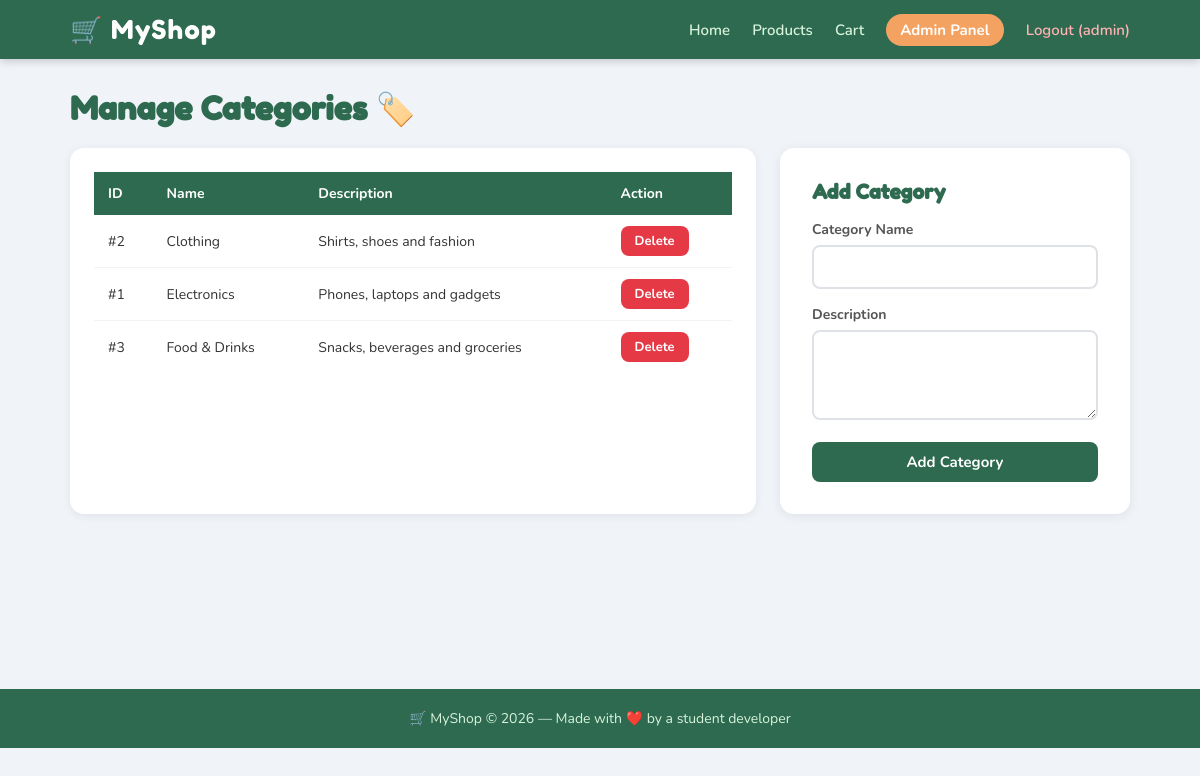
/admin/manage_categories.php (signed in), run on the app's committed database.
### tables this page shows
CREATE TABLE IF NOT EXISTS category (
    id INT AUTO_INCREMENT PRIMARY KEY,
    name VARCHAR(100) NOT NULL,
    description TEXT,
    created_at TIMESTAMP DEFAULT CURRENT_TIMESTAMP
);

### includes/auth.php (called while the page is built, shortened)
<?php
function isLoggedIn() {
    return isset($_SESSION['user_id']);
}
function isAdmin() {
    return isset($_SESSION['role']) && $_SESSION['role'] === 'admin';
}
?>

### admin/manage_categories.php (the view, shortened to what this page needs)
<?php
require_once __DIR__ . '/../includes/header.php';
$categories = mysqli_query($conn, "SELECT * FROM category ORDER BY name");
?>
<h2 class="page-title">Manage Categories 🏷️</h2>
<div style="display:grid;grid-template-columns:1fr 350px;gap:24px;flex-wrap:wrap;">
    <div class="table-box">
        <table>
            <thead><tr><th>ID</th><th>Name</th><th>Description</th><th>Action</th></tr></thead>
            <tbody>
            <?php if (mysqli_num_rows($categories) > 0): ?>
                <?php while ($cat = mysqli_fetch_assoc($categories)): ?>
                <tr>
                    <td>#<?= $cat['id'] ?></td>
                    <td><?= htmlspecialchars($cat['name']) ?></td>
                    <td><?= htmlspecialchars($cat['description']) ?></td>
                    <td><a href="manage_categories.php?delete=<?= $cat['id'] ?>" class="btn btn-danger btn-sm" onclick="return confirmDelete('Delete this category?')">Delete</a></td>
                </tr>
                <?php endwhile; ?>
            <?php else: ?>
                <tr><td colspan="4" style="text-align:center;color:#aaa;">No categories yet.</td></tr>
            <?php endif; ?>
            </tbody>
        </table>
    </div>
    <div class="form-box" style="margin:0;max-width:none;">
        <h3 style="font-family:'Fredoka One',cursive;color:#2d6a4f;font-size:20px;margin-bottom:16px;">Add Category</h3>
        <form method="POST">
            <div class="form-group"><label>Category Name</label><input type="text" name="name" required></div>
            <div class="form-group"><label>Description</label><textarea name="description"></textarea></div>
            <button type="submit" class="btn btn-primary" style="width:100%">Add Category</button>
        </form>
    </div>
</div>
<?php require_once __DIR__ . '/../includes/footer.php'; ?>

### includes/header.php (shortened to what this page needs)
<?php
require_once __DIR__ . '/../includes/auth.php';
?>
<!DOCTYPE html>
<html lang="en">
<head>
    <link rel="stylesheet" href="/ecommerce/assets/css/style.css">
</head>
<body>
<nav class="navbar">
    <div class="nav-container">
        <a href="/ecommerce/index.php" class="nav-logo">🛒 MyShop</a>
        <div class="nav-links">
            <a href="/ecommerce/index.php">Home</a>
            <a href="/ecommerce/pages/products.php">Products</a>
            <?php if (isLoggedIn()): ?>
                <a href="/ecommerce/pages/cart.php">Cart
                </a>
                <?php if (isAdmin()): ?>
                    <a href="/ecommerce/admin/dashboard.php" class="btn-nav-admin">Admin Panel</a>
                <?php endif; ?>
                <a href="/ecommerce/pages/logout.php" class="btn-nav-logout">Logout (<?= $_SESSION['username'] ?>)</a>
            <?php else: ?>
                <a href="/ecommerce/pages/login.php">Login</a>
                <a href="/ecommerce/pages/register.php" class="btn-nav-register">Register</a>
            <?php endif; ?>
        </div>
    </div>
</nav>
<div class="main-content">

### includes/footer.php (shortened to what this page needs)
</div>
<footer class="footer">
    <p>🛒 MyShop &copy; <?= date('Y') ?> — Made with ❤️ by a student developer</p>
</footer>
</body>
</html>

### assets/css/style.css (style rules this page uses)
* { margin: 0; padding: 0; box-sizing: border-box; }
body { font-family: 'Nunito', sans-serif; background-color: #f0f4f8; color: #333; }
.navbar { background-color: #2d6a4f; padding: 14px 0; box-shadow: 0 2px 8px rgba(0,0,0,0.2); }
.nav-container { max-width: 1100px; margin: 0 auto; padding: 0 20px; display: flex; justify-content: space-between; align-items: center; }
.nav-logo { font-family: 'Fredoka One', cursive; font-size: 26px; color: #fff; text-decoration: none; letter-spacing: 1px; }
.nav-links a { color: #d8f3dc; text-decoration: none; margin-left: 18px; font-weight: 600; font-size: 15px; transition: color 0.2s; }
.btn-nav-admin { background: #f4a261; color: #fff !important; padding: 6px 14px; border-radius: 20px; font-weight: 700 !important; }
.btn-nav-logout { color: #ffb3b3 !important; }
.main-content { max-width: 1100px; margin: 30px auto; padding: 0 20px; min-height: 70vh; }
.btn { display: inline-block; padding: 10px 22px; border-radius: 8px; border: none; cursor: pointer; font-size: 15px; font-family: 'Nunito', sans-serif; font-weight: 700; text-decoration: none; transition: transform 0.1s, box-shadow 0.2s; }
.btn-primary { background-color: #2d6a4f; color: #fff; }
.btn-danger { background-color: #e63946; color: #fff; }
.btn-sm { padding: 6px 14px; font-size: 13px; }
.form-box { background: #fff; border-radius: 14px; padding: 32px; max-width: 480px; margin: 0 auto; box-shadow: 0 2px 12px rgba(0,0,0,0.08); }
.form-group { margin-bottom: 16px; }
.form-group label { display: block; font-weight: 700; margin-bottom: 6px; color: #555; font-size: 14px; }
.form-group input, .form-group select, .form-group textarea { width: 100%; padding: 10px 14px; border: 2px solid #dee2e6; border-radius: 8px; font-family: 'Nunito', sans-serif; font-size: 15px; transition: border-color 0.2s; }
.form-group textarea { resize: vertical; min-height: 90px; }
.page-title { font-family: 'Fredoka One', cursive; font-size: 32px; color: #2d6a4f; margin-bottom: 20px; }
.table-box { background: #fff; border-radius: 14px; padding: 24px; box-shadow: 0 2px 10px rgba(0,0,0,0.07); overflow-x: auto; }
table { width: 100%; border-collapse: collapse; }
table th { background: #2d6a4f; color: #fff; padding: 12px 14px; text-align: left; font-size: 14px; }
table td { padding: 11px 14px; border-bottom: 1px solid #f1f3f5; font-size: 14px; vertical-align: middle; }
table tr:last-child td { border-bottom: none; }
.footer { background: #2d6a4f; color: #d8f3dc; text-align: center; padding: 20px; margin-top: 40px; font-size: 14px; }

### data on the page
category: id "2", name "Clothing", description "Shirts, shoes and fashion"
category: id "1", name "Electronics", description "Phones, laptops and gadgets"
category: id "3", name "Food & Drinks", description "Snacks, beverages and groceries"

### other printed values
$_SESSION['username'] "admin"
